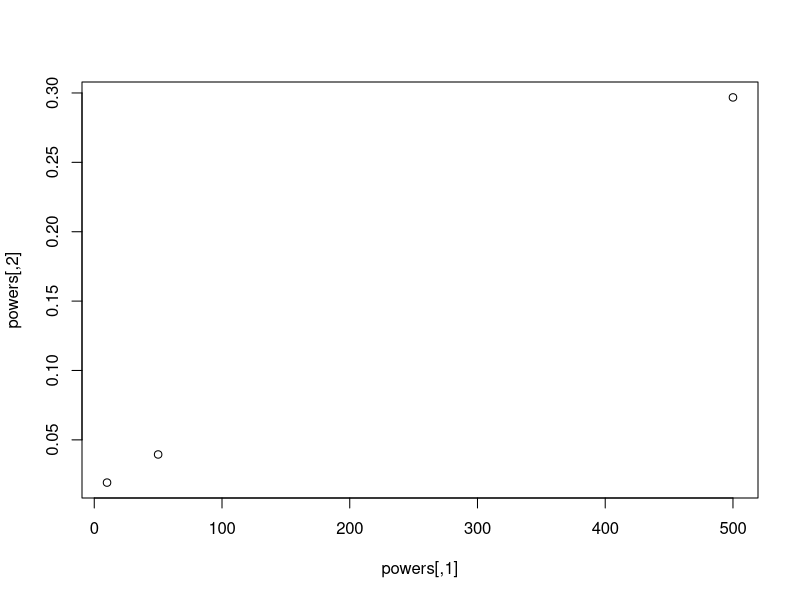

Generate this figure with R:

#1

#set n
n <- 4371

#set alpha
alpha <- .01

#claimed mean
claimedMean <- .5

#true mean
trueMean <- .47


#type 1 error
cutoff <- qnorm(1-alpha, mean = .47, sd = sqrt((trueMean*(1-trueMean))/n))


#type 2 error
pnorm(cutoff, mean = claimedMean, sd = sqrt((claimedMean*(1-claimedMean))/n))



#2

#claimed mean

n1 <- 10
n2 <- 50
n3 <- 500

claimedMean2 <- .51

#type 1 error
cutoff2 <- qnorm(1-alpha, mean = .47, sd = sqrt((trueMean*(1-trueMean))/n3))


#type 2 error
type2 <- pnorm(cutoff2, mean = claimedMean2, sd = sqrt((claimedMean2*(1-claimedMean2))/n3))

#power
power <- 1 - type2
#.019
#.039
#.297


powers <- matrix(c(10, 50, 500,
                 .0192, .03947, .2968),
                 nrow = 3,
                 ncol = 2)

plot(powers)




#3

#calculate cutoff
alpha <- .01

cutoff <- qnorm(1-alpha, mean = 4, sd = 2.2/sqrt(50))

#calculate type 2
type2 <- pnorm(cutoff, mean = 5, sd = 2.2/sqrt(50))

#calculate power
1 - type2
#or do lower.tail = FALSE

#81% that I will correctly reject claim
#19% that I incorrectly accept claim











